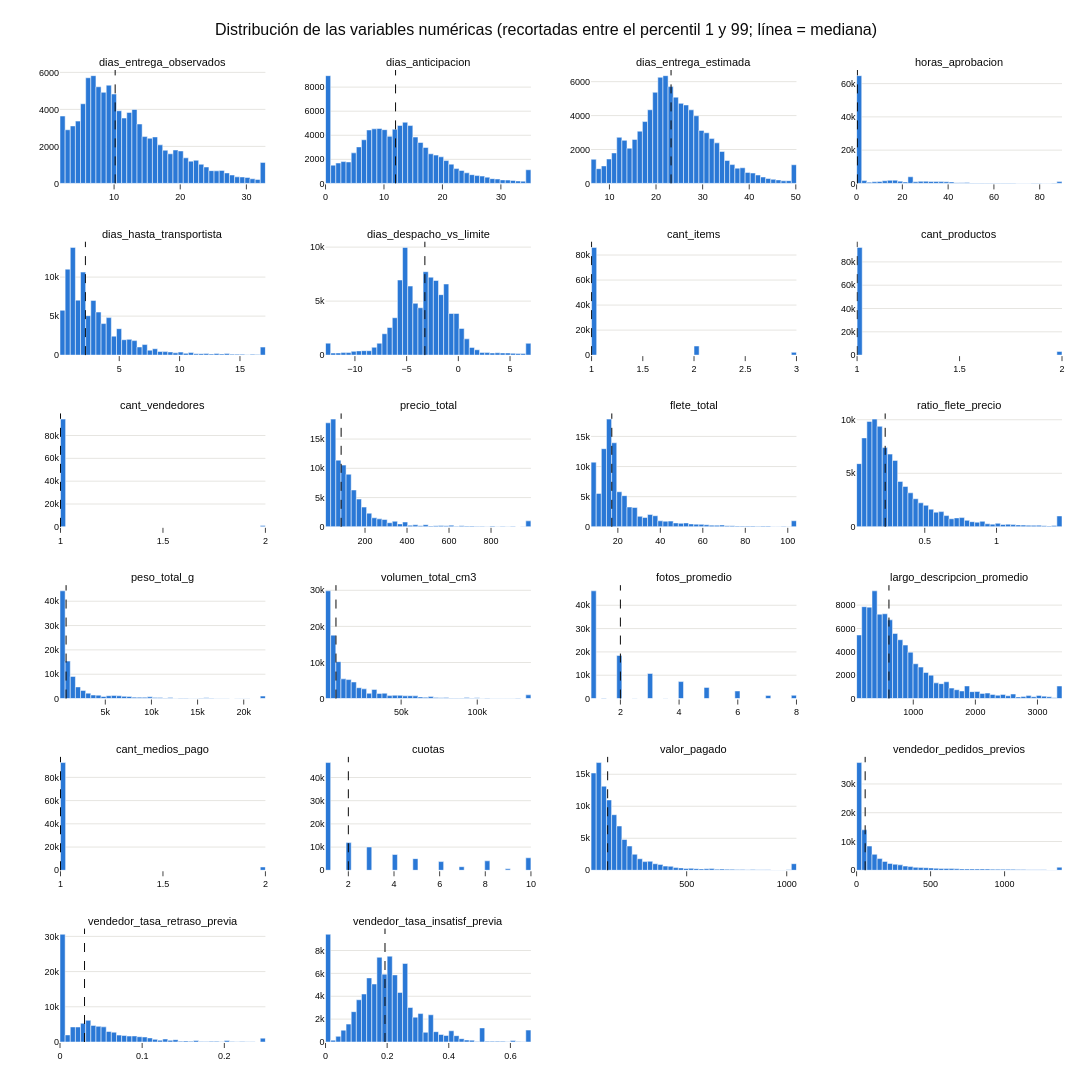

Notebook cell for this chart:
### Markdown cell above
### Distribuciones
Histogramas recortados entre el percentil 1 y el 99 para ver la forma de cada distribución
(las barras en los bordes acumulan los valores recortados). La línea punteada es la mediana.

### Code cell
n = len(VARS_NUMERICAS)
ncols = 4
nrows = int(np.ceil(n / ncols))   # 22 variables en 4 columnas -> 6 filas

fig = make_subplots(rows=nrows, cols=ncols, subplot_titles=VARS_NUMERICAS,
                    vertical_spacing=0.06, horizontal_spacing=0.06)

for i, var in enumerate(VARS_NUMERICAS):
    fila, col = i // ncols + 1, i % ncols + 1      # posición en la grilla
    s = df[var].dropna()
    p1, p99 = s.quantile(0.01), s.quantile(0.99)

    # Se calculan las 40 barras ANTES de graficar: Plotly recibe 40 números, no 95.000
    conteos, bordes = np.histogram(s.clip(p1, p99), bins=40)
    centros = (bordes[:-1] + bordes[1:]) / 2

    fig.add_trace(go.Bar(
        x=centros, y=conteos, width=np.diff(bordes), marker_color=AZUL,
        marker_line=dict(color='white', width=0.5),
        customdata=np.stack([bordes[:-1], bordes[1:]], axis=1),
        hovertemplate=f'{var}<br>%{{customdata[0]:.2f}} a %{{customdata[1]:.2f}}'
                      f'<br>%{{y:,}} pedidos<extra></extra>',
    ), row=fila, col=col)
    fig.add_vline(x=s.median(), line_dash='dash', line_color='#0b0b0b', line_width=1,
                  row=fila, col=col)

fig.update_annotations(font_size=11)
fig.update_xaxes(tickfont_size=9)
fig.update_yaxes(tickfont_size=9)
fig.update_layout(height=260 * nrows, width=1300, showlegend=False,
                  title='Distribución de las variables numéricas '
                        '(recortadas entre el percentil 1 y 99; línea = mediana)')

guardar(fig, '03_02_numericas_distribucion')
fig.show()
